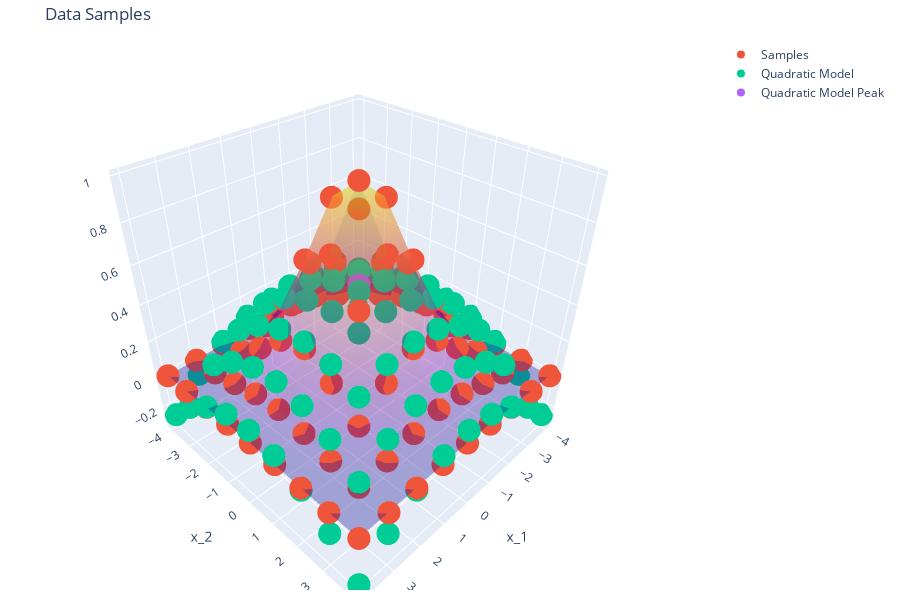

Notebook code cell kept with this figure:
### Code cell
# Display Data

hF = go.Figure()
hF.add_trace(go.Surface(x = vX, y = vX, z = mY, opacity = 0.35, showscale = False, name = 'Gaussian'))
# hF.add_trace(go.Surface(x = vX, y = vX, z = np.reshape(vYEst, (numGridPts, numGridPts)), name = 'Gaussian'))
hF.add_trace(go.Scatter3d(x = np.repeat(vX, numGridPts), y = np.tile(vX, numGridPts), z = mY.flat, mode = 'markers', name = 'Samples'))
hF.add_trace(go.Scatter3d(x = np.repeat(vX, numGridPts), y = np.tile(vX, numGridPts), z = vYEst, mode = 'markers', name = 'Quadratic Model'))
hF.add_trace(go.Scatter3d(x = [vXMax[0]], y = [vXMax[1]], z = [valYMax], mode = 'markers', name = 'Quadratic Model Peak'))
hF.update_layout(title = 'Data Samples', scene = dict(xaxis_title = r'x_1', yaxis_title = r'x_2', zaxis_title = ''),
                 autosize = False, width = 900, height = 600, margin = dict(l = 10, r = 10, b = 10, t = 40),
                 coloraxis_showscale = False) #<! No LaTeX support in 3D plots

### Figure 1 — Plotly figure (JSON) as saved in the notebook; plotly's stock layout.template omitted (floating-point values rounded to 4 significant figures)
{"data": [{"name": "Gaussian", "opacity": 0.35, "showscale": false, "type": "surface", "x": [-4, -3, -2, -1, 0, 1, 2, 3, 4], "y": [-4, -3, -2, -1, 0, 1, 2, 3, 4], "z": [[0.001632, 0.007076, 0.01967, 0.03505, 0.04004, 0.02934, 0.01378, 0.004151, 0.0008016], [0.007076, 0.03067, 0.08525, 0.1519, 0.1736, 0.1272, 0.05974, 0.01799, 0.003475], [0.01967, 0.08525, 0.2369, 0.4222, 0.4824, 0.3535, 0.166, 0.05001, 0.009658], [0.03505, 0.1519, 0.4222, 0.7524, 0.8598, 0.6299, 0.2959, 0.08912, 0.01721], [0.04004, 0.1736, 0.4824, 0.8598, 0.9824, 0.7197, 0.3381, 0.1018, 0.01967], [0.02934, 0.1272, 0.3535, 0.6299, 0.7197, 0.5273, 0.2477, 0.0746, 0.01441], [0.01378, 0.05974, 0.166, 0.2959, 0.3381, 0.2477, 0.1164, 0.03505, 0.006768], [0.004151, 0.01799, 0.05001, 0.08912, 0.1018, 0.0746, 0.03505, 0.01056, 0.002038], [0.0008016, 0.003475, 0.009658, 0.01721, 0.01967, 0.01441, 0.006768, 0.002038, 0.0003937]]}, {"mode": "markers", "name": "Samples", "type": "scatter3d", "x": [-4, -4, -4, -4, -4, -4, -4, -4, -4, -3, -3, -3, -3, -3, -3, -3, -3, -3, -2, -2, -2, -2, -2, -2, -2, -2, -2, -1, -1, -1, -1, -1, -1, -1, -1, -1, 0, 0, 0, 0, 0, 0, 0, 0, 0, 1, 1, 1, 1, 1, 1, 1, 1, 1, 2, 2, 2, 2, 2, 2, 2, 2, 2, 3, 3, 3, 3, 3, 3, 3, 3, 3, 4, 4, 4, 4, 4, 4, 4, 4, 4], "y": [-4, -3, -2, -1, 0, 1, 2, 3, 4, -4, -3, -2, -1, 0, 1, 2, 3, 4, -4, -3, -2, -1, 0, 1, 2, 3, 4, -4, -3, -2, -1, 0, 1, 2, 3, 4, -4, -3, -2, -1, 0, 1, 2, 3, 4, -4, -3, -2, -1, 0, 1, 2, 3, 4, -4, -3, -2, -1, 0, 1, 2, 3, 4, -4, -3, -2, -1, 0, 1, 2, 3, 4, -4, -3, -2, -1, 0, 1, 2, 3, 4], "z": [0.001632, 0.007076, 0.01967, 0.03505, 0.04004, 0.02934, 0.01378, 0.004151, 0.0008016, 0.007076, 0.03067, 0.08525, 0.1519, 0.1736, 0.1272, 0.05974, 0.01799, 0.003475, 0.01967, 0.08525, 0.2369, 0.4222, 0.4824, 0.3535, 0.166, 0.05001, 0.009658, 0.03505, 0.1519, 0.4222, 0.7524, 0.8598, 0.6299, 0.2959, 0.08912, 0.01721, 0.04004, 0.1736, 0.4824, 0.8598, 0.9824, 0.7197, 0.3381, 0.1018, 0.01967, 0.02934, 0.1272, 0.3535, 0.6299, 0.7197, 0.5273, 0.2477, 0.0746, 0.01441, 0.01378, 0.05974, 0.166, 0.2959, 0.3381, 0.2477, 0.1164, 0.03505, 0.006768, 0.004151, 0.01799, 0.05001, 0.08912, 0.1018, 0.0746, 0.03505, 0.01056, 0.002038, 0.0008016, 0.003475, 0.009658, 0.01721, 0.01967, 0.01441, 0.006768, 0.002038, 0.0003937]}, {"mode": "markers", "name": "Quadratic Model", "type": "scatter3d", "x": [-4, -4, -4, -4, -4, -4, -4, -4, -4, -3, -3, -3, -3, -3, -3, -3, -3, -3, -2, -2, -2, -2, -2, -2, -2, -2, -2, -1, -1, -1, -1, -1, -1, -1, -1, -1, 0, 0, 0, 0, 0, 0, 0, 0, 0, 1, 1, 1, 1, 1, 1, 1, 1, 1, 2, 2, 2, 2, 2, 2, 2, 2, 2, 3, 3, 3, 3, 3, 3, 3, 3, 3, 4, 4, 4, 4, 4, 4, 4, 4, 4], "y": [-4, -3, -2, -1, 0, 1, 2, 3, 4, -4, -3, -2, -1, 0, 1, 2, 3, 4, -4, -3, -2, -1, 0, 1, 2, 3, 4, -4, -3, -2, -1, 0, 1, 2, 3, 4, -4, -3, -2, -1, 0, 1, 2, 3, 4, -4, -3, -2, -1, 0, 1, 2, 3, 4, -4, -3, -2, -1, 0, 1, 2, 3, 4, -4, -3, -2, -1, 0, 1, 2, 3, 4, -4, -3, -2, -1, 0, 1, 2, 3, 4], "z": [-0.2034, -0.05154, 0.05532, 0.1172, 0.134, 0.1058, 0.0326, -0.08562, -0.2489, -0.05154, 0.1005, 0.2075, 0.2695, 0.2865, 0.2584, 0.1854, 0.0673, -0.09579, 0.05532, 0.2075, 0.3147, 0.3768, 0.3939, 0.366, 0.2931, 0.1752, 0.01226, 0.1172, 0.2695, 0.3768, 0.4391, 0.4564, 0.4286, 0.3559, 0.2381, 0.0753, 0.134, 0.2865, 0.3939, 0.4564, 0.4738, 0.4462, 0.3736, 0.256, 0.09332, 0.1058, 0.2584, 0.366, 0.4286, 0.4462, 0.4187, 0.3463, 0.2288, 0.06632, 0.0326, 0.1854, 0.2931, 0.3559, 0.3736, 0.3463, 0.274, 0.1567, -0.005693, -0.08562, 0.0673, 0.1752, 0.2381, 0.256, 0.2288, 0.1567, 0.03947, -0.1227, -0.2489, -0.09579, 0.01226, 0.0753, 0.09332, 0.06632, -0.005693, -0.1227, -0.2848]}, {"mode": "markers", "name": "Quadratic Model Peak", "type": "scatter3d", "x": [-0.2266], "y": [-0.2266], "z": [0.4738]}], "layout": {"autosize": false, "coloraxis": {"showscale": false}, "height": 600, "margin": {"b": 10, "l": 10, "r": 10, "t": 40}, "scene": {"xaxis": {"title": {"text": "x_1"}}, "yaxis": {"title": {"text": "x_2"}}, "zaxis": {"title": {"text": ""}}}, "title": {"text": "Data Samples"}, "width": 900}}
